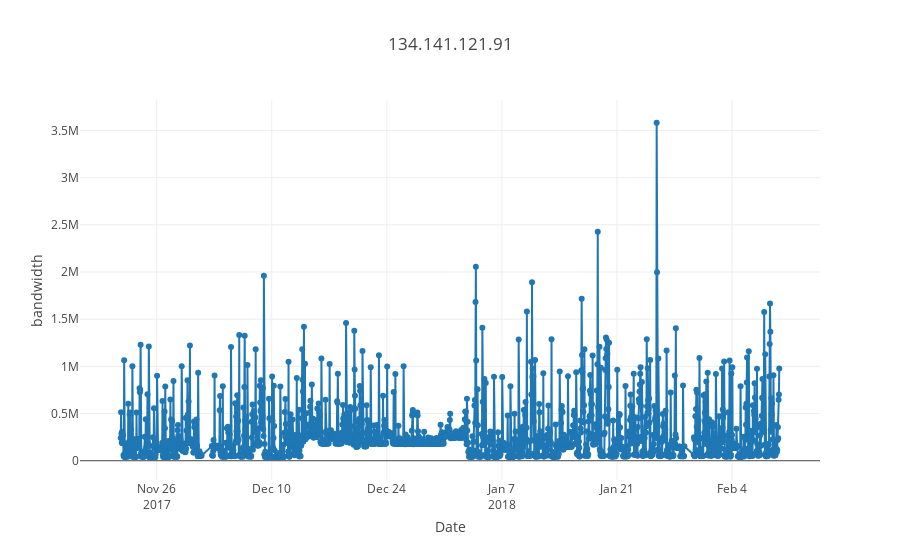

Notebook source saved alongside this figure:
### Markdown cell above
#### 2.

### Code cell
s = '134.141.121.91'
bw_df_1s = bw_df[(bw_df.source==s)]
plot_test(bw_df_1s.index,bw_df_1s.bw,s)

### Figure 1 — Plotly figure (JSON) as saved in the notebook; plotly's stock layout.template omitted (floating-point values rounded to 4 significant figures; data arrays with more than 128 entries replaced by an {"elided": "..."} marker saying what was removed)
{"data": [{"mode": "lines+markers", "name": "Actual", "type": "scatter", "x": {"elided": "1869 str values"}, "y": {"elided": "1869 float values"}}], "layout": {"title": "134.141.121.91", "xaxis": {"title": "Date"}, "yaxis": {"title": "bandwidth"}}}
